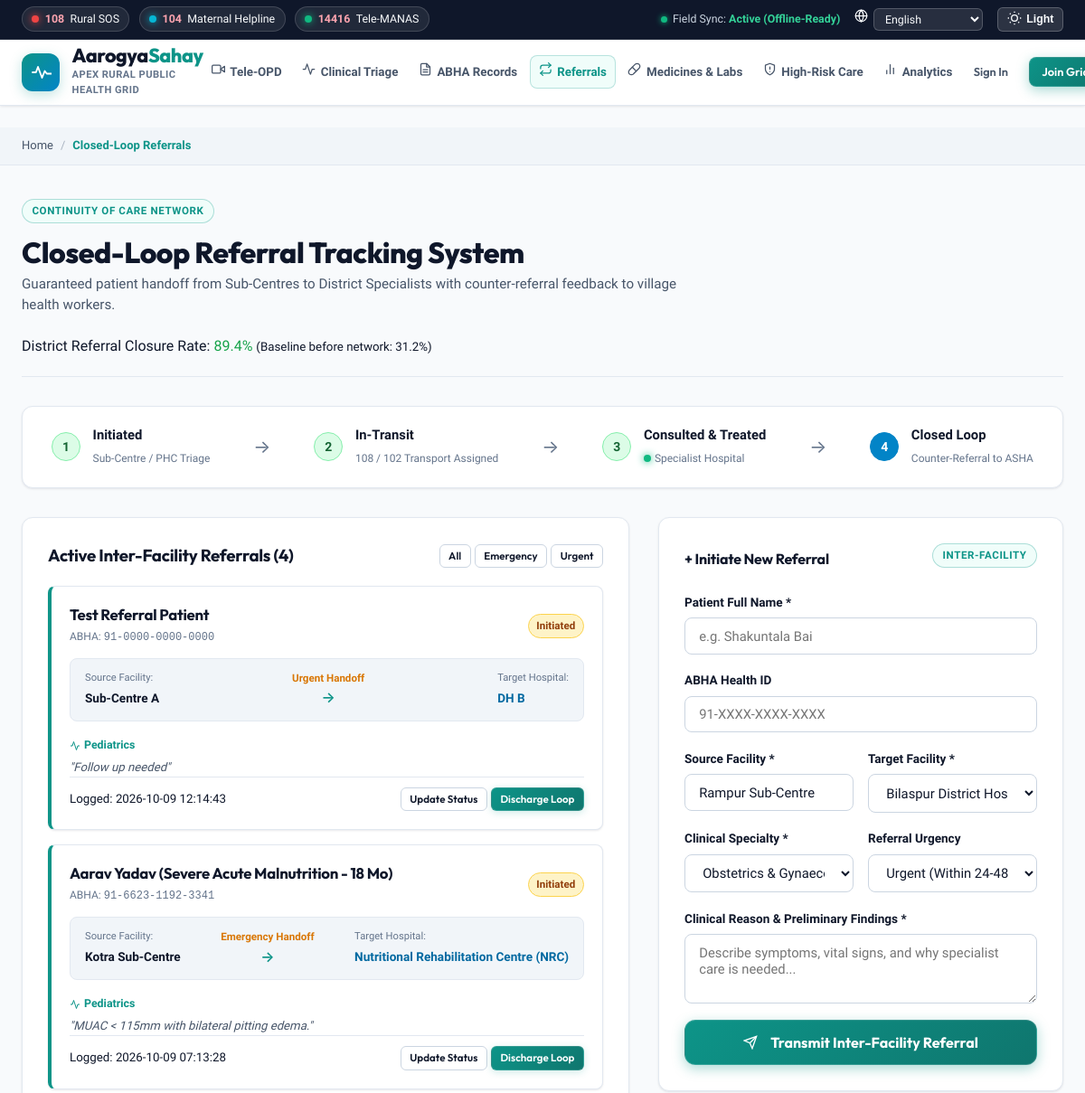
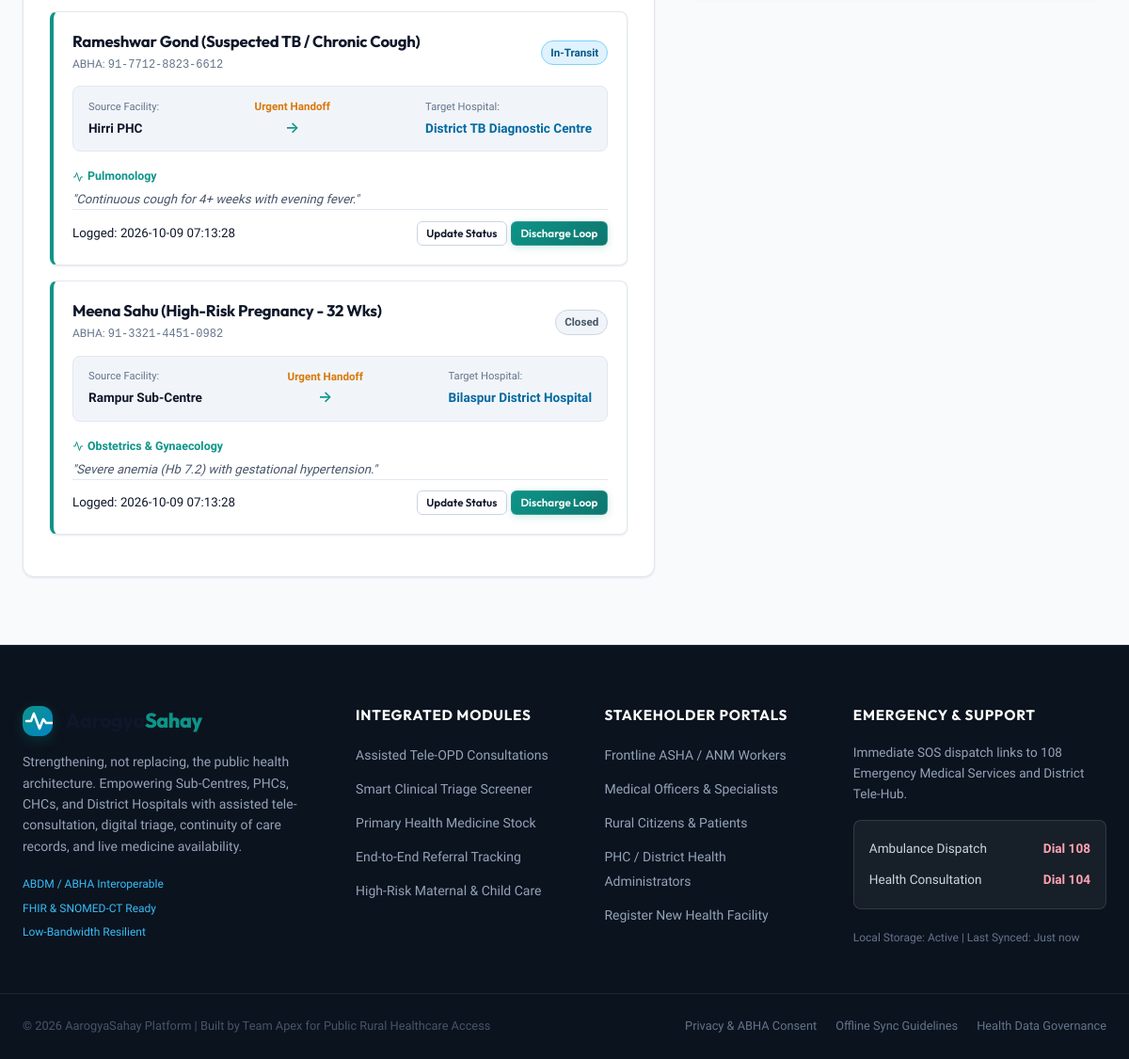
Screenshot of /referrals with the database file from the repository (2 pictures, top to bottom).
### tables this page shows
CREATE TABLE referrals (
            id INTEGER PRIMARY KEY AUTOINCREMENT,
            patient_name TEXT NOT NULL,
            abha_id TEXT,
            source_facility TEXT NOT NULL,
            target_facility TEXT NOT NULL,
            specialty TEXT NOT NULL,
            urgency TEXT NOT NULL CHECK(urgency IN ('Normal','Urgent','Emergency')),
            status TEXT NOT NULL CHECK(status IN ('Initiated','In-Transit','Consulted','Closed')),
            notes TEXT,
            created_at TIMESTAMP DEFAULT CURRENT_TIMESTAMP
        );

### routes/referrals.py (the view, shortened to what this page needs)
@referrals_bp.route("/referrals", methods=["GET", "POST"])
def referrals_page():
    db = get_db()
    referrals = db.execute("SELECT * FROM referrals ORDER BY id DESC").fetchall()
    return render_template("referrals.html", referrals=referrals)

### app.py (called while the page is built)
@app.context_processor
def inject_global_data():
    current_user = None
    if "user_id" in session:
        db = get_db()
        current_user = db.execute("SELECT * FROM users WHERE id = ?", (session["user_id"],)).fetchone()
    return dict(current_user=current_user)

### db.py (called while the page is built)
def get_db():
    if "db" not in g:
        g.db = sqlite3.connect(DATABASE)
        g.db.row_factory = sqlite3.Row
        g.db.execute("PRAGMA journal_mode=WAL")       # Better concurrent read perf
        g.db.execute("PRAGMA foreign_keys=ON")         # Enforce referential integrity
    return g.db

### templates/referrals.html (shortened to what this page needs)
{% extends "base.html" %}
{% block breadcrumbs %}
<div class="breadcrumb-bar">
    <div class="container breadcrumb-flex">
        <a href="{{ url_for('index') }}">Home</a>
        <span class="breadcrumb-sep">/</span>
        <span class="breadcrumb-curr">Closed-Loop Referrals</span>
    </div>
</div>
{% endblock %}
{% block content %}
<div class="page-wrapper referrals-page">
    <div class="container">
        <div class="page-header-bar">
            <div>
                <span class="badge-tag">Continuity of Care Network</span>
                <h1 class="page-title">Closed-Loop Referral Tracking System</h1>
                <p class="page-sub">Guaranteed patient handoff from Sub-Centres to District Specialists with counter-referral feedback to village health workers.</p>
            </div>
            <div class="referral-rate-kpi">
                <span class="kpi-label">District Referral Closure Rate:</span>
                <span class="kpi-value text-emerald">89.4%</span>
                <small>(Baseline before network: 31.2%)</small>
            </div>
        </div>
        <div class="referral-stages-bar glass-panel mb-4">
            <div class="stage-step active">
                <span class="stage-num">1</span>
                <div>
                    <strong>Initiated</strong>
                    <small>Sub-Centre / PHC Triage</small>
                </div>
            </div>
            <div class="stage-arrow">&rarr;</div>
            <div class="stage-step active">
                <span class="stage-num">2</span>
                <div>
                    <strong>In-Transit</strong>
                    <small>108 / 102 Transport Assigned</small>
                </div>
            </div>
            <div class="stage-arrow">&rarr;</div>
            <div class="stage-step active">
                <span class="stage-num">3</span>
                <div>
                    <strong>Consulted & Treated</strong>
                    <span class="pulse-dot green"></span>
                    <small>Specialist Hospital</small>
                </div>
            </div>
            <div class="stage-arrow">&rarr;</div>
            <div class="stage-step current">
                <span class="stage-num">4</span>
                <div>
                    <strong>Closed Loop</strong>
                    <small>Counter-Referral to ASHA</small>
                </div>
            </div>
        </div>
        <div class="referrals-split-grid">
            <div class="referrals-list-column">
                <div class="glass-panel">
                    <div class="panel-header-flex">
                        <h3>Active Inter-Facility Referrals ({{ referrals|length }})</h3>
                        <div class="filter-pills">
                            <button class="btn btn-xs btn-outline" onclick="filterReferrals('all')">All</button>
                            <button class="btn btn-xs btn-outline" onclick="filterReferrals('emergency')">Emergency</button>
                            <button class="btn btn-xs btn-outline" onclick="filterReferrals('urgent')">Urgent</button>
                        </div>
                    </div>
                    <div class="referrals-stream mt-3">
                        {% for ref in referrals %}
                            <div class="referral-card-detail urgency-{{ ref.urgency|lower }}">
                                <div class="rc-top-bar">
                                    <div class="rc-title-block">
                                        <h4>{{ ref.patient_name }}</h4>
                                        <span class="rc-abha">ABHA: <code>{{ ref.abha_id }}</code></span>
                                    </div>
                                    <span class="badge-status status-{{ ref.status|lower }}">{{ ref.status }}</span>
                                </div>
                                <div class="rc-route-box">
                                    <div class="route-node">
                                        <small>Source Facility:</small>
                                        <strong>{{ ref.source_facility }}</strong>
                                    </div>
                                    <div class="route-connector">
                                        <span>{{ ref.urgency }} Handoff</span>
                                        <div class="arrow-line">&rarr;</div>
                                    </div>
                                    <div class="route-node destination">
                                        <small>Target Hospital:</small>
                                        <strong>{{ ref.target_facility }}</strong>
                                    </div>
                                </div>
                                <div class="rc-notes-box">
                                    <span class="specialty-chip"><svg width="12" height="12" viewBox="0 0 24 24" fill="none" stroke="currentColor" stroke-width="2" style="vertical-align:middle; margin-right:4px;"><polyline points="22 12 18 12 15 21 9 3 6 12 2 12"/></svg>{{ ref.specialty }}</span>
                                    <p class="notes-text">"{{ ref.notes }}"</p>
                                </div>
                                <div class="rc-bottom-bar">
                                    <small class="ref-time">Logged: {{ ref.created_at or 'Today' }}</small>
                                    <div class="rc-actions">
                                        <button class="btn btn-xs btn-outline" onclick="showToast('Updating referral transport status to In-Transit...')">Update Status</button>
                                        <button class="btn btn-xs btn-primary" onclick="showToast('Opening counter-referral discharge notes for {{ ref.patient_name }}')">Discharge Loop</button>
                                    </div>
                                </div>
                            </div>
                        {% endfor %}
                    </div>
                </div>
            </div>
            <div class="new-referral-column">
                <div class="glass-panel">
                    <div class="panel-header-flex">
                        <h4>+ Initiate New Referral</h4>
                        <span class="badge-tag">Inter-Facility</span>
                    </div>
                    <form action="{{ url_for('referrals_page') }}" method="POST" class="new-ref-form">
                        <div class="form-group">
                            <label class="form-label">Patient Full Name *</label>
                            <input type="text" name="patient_name" class="form-control" placeholder="e.g. Shakuntala Bai" required>
                        </div>
                        <div class="form-group">
                            <label class="form-label">ABHA Health ID</label>
                            <input type="text" name="abha_id" class="form-control" placeholder="91-XXXX-XXXX-XXXX">
                        </div>
                        <div class="form-row">
                            <div class="form-group col-6">
                                <label class="form-label">Source Facility *</label>
                                <input type="text" name="source_facility" class="form-control" value="Rampur Sub-Centre" required>
                            </div>
                            <div class="form-group col-6">
                                <label class="form-label">Target Facility *</label>
                                <select name="target_facility" class="form-control">
                                    <option value="Bilaspur District Hospital" selected>Bilaspur District Hospital</option>
                                </select>
                            </div>
                        </div>
                        <div class="form-row">
                            <div class="form-group col-6">
                                <label class="form-label">Clinical Specialty *</label>
                                <select name="specialty" class="form-control">
                                    <option value="Obstetrics & Gynaecology" selected>Obstetrics & Gynaecology</option>
                                </select>
                            </div>
                            <div class="form-group col-6">
                                <label class="form-label">Referral Urgency</label>
                                <select name="urgency" class="form-control">
                                    <option value="Urgent" selected>Urgent (Within 24-48 Hours)</option>
                                </select>
                            </div>
                        </div>
                        <div class="form-group">
                            <label class="form-label">Clinical Reason & Preliminary Findings *</label>
                            <textarea name="notes" class="form-control" rows="3" placeholder="Describe symptoms, vital signs, and why specialist care is needed..." required></textarea>
                        </div>
                        <button type="submit" class="btn btn-primary btn-block btn-lg btn-glow">
                            <svg width="16" height="16" viewBox="0 0 24 24" fill="none" stroke="currentColor" stroke-width="2" style="vertical-align:middle; margin-right:6px;"><line x1="22" y1="2" x2="11" y2="13"/><polygon points="22 2 15 22 11 13 2 9 22 2"/></svg> Transmit Inter-Facility Referral
                        </button>
                    </form>
                </div>
            </div>
        </div>
    </div>
</div>
{% endblock %}

### rows the page displays
referrals: patient_name "Test Referral Patient", abha_id "91-0000-0000-0000", status "Initiated", source_facility "Sub-Centre A", urgency "Urgent", target_facility "DH B", specialty "Pediatrics", notes "Follow up needed", created_at "2026-10-09 12:14:43"
referrals: patient_name "Aarav Yadav (Severe Acute Malnutrition - 18 Mo)", abha_id "91-6623-1192-3341", status "Initiated", source_facility "Kotra Sub-Centre", urgency "Emergency", target_facility "Nutritional Rehabilitation Centre (NRC)", specialty "Pediatrics", notes "MUAC < 115mm with bilateral pitting edema.", created_at "2026-10-09 07:13:28"
referrals: patient_name "Rameshwar Gond (Suspected TB / Chronic Cough)", abha_id "91-7712-8823-6612", status "In-Transit", source_facility "Hirri PHC", urgency "Urgent", target_facility "District TB Diagnostic Centre", specialty "Pulmonology", notes "Continuous cough for 4+ weeks with evening fever.", created_at "2026-10-09 07:13:28"
referrals: patient_name "Meena Sahu (High-Risk Pregnancy - 32 Wks)", abha_id "91-3321-4451-0982", status "Closed", source_facility "Rampur Sub-Centre", urgency "Urgent", target_facility "Bilaspur District Hospital", specialty "Obstetrics & Gynaecology", notes "Severe anemia (Hb 7.2) with gestational hypertension.", created_at "2026-10-09 07:13:28"

### other values shown
{{ referrals|length }} "4"
